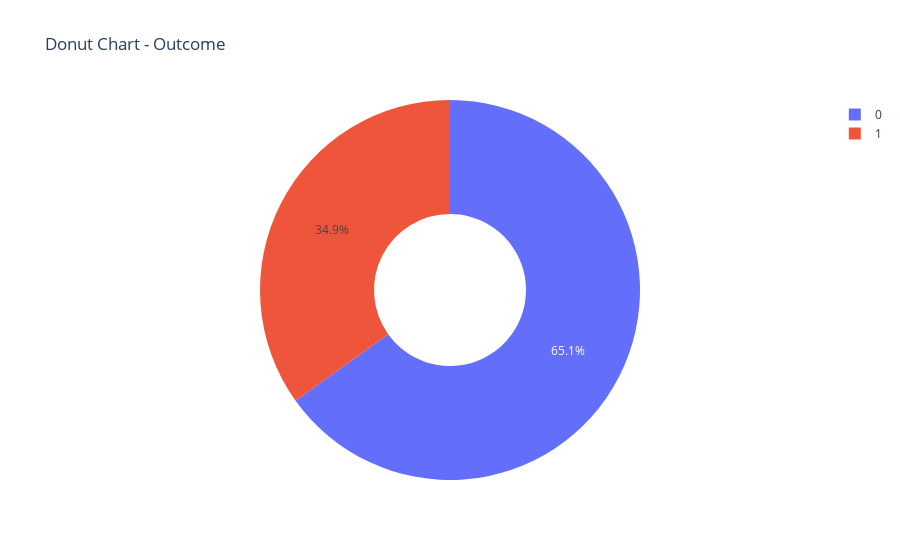

Notebook code for this chart:
### Code cell
# --- 3. DONUT CHART (for categorical columns) ---
for col in df.columns:
    if df[col].dtype == 'object' or df[col].nunique() < 10:
        donut_data = df[col].value_counts()
        fig = px.pie(values=donut_data.values, names=donut_data.index, hole=0.4,
                     title=f'Donut Chart - {col}')
        fig.show()

### Figure 1 — Plotly figure (JSON) as saved in the notebook; plotly's stock layout.template omitted (floating-point values rounded to 4 significant figures)
{"data": [{"domain": {"x": [0, 1], "y": [0, 1]}, "hole": 0.4, "hovertemplate": "label=%{label}<br>value=%{value}<extra></extra>", "labels": [0, 1], "legendgroup": "", "name": "", "showlegend": true, "type": "pie", "values": [500, 268]}], "layout": {"legend": {"tracegroupgap": 0}, "title": {"text": "Donut Chart - Outcome"}}}
